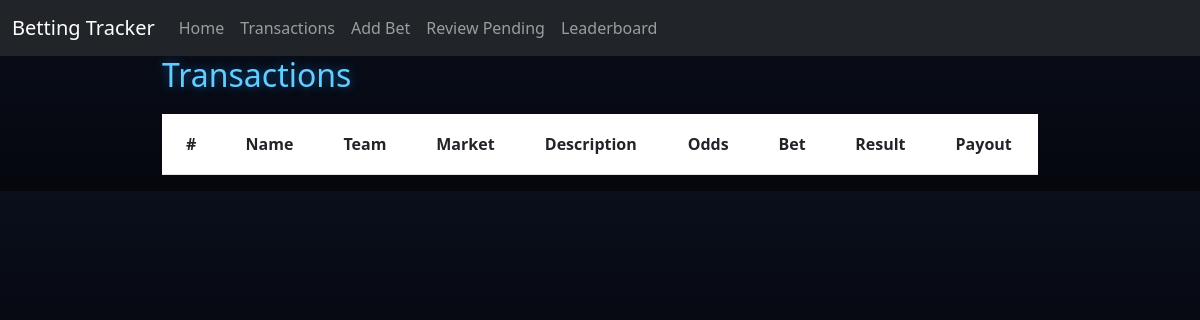
The page /review on the database as committed earlier.
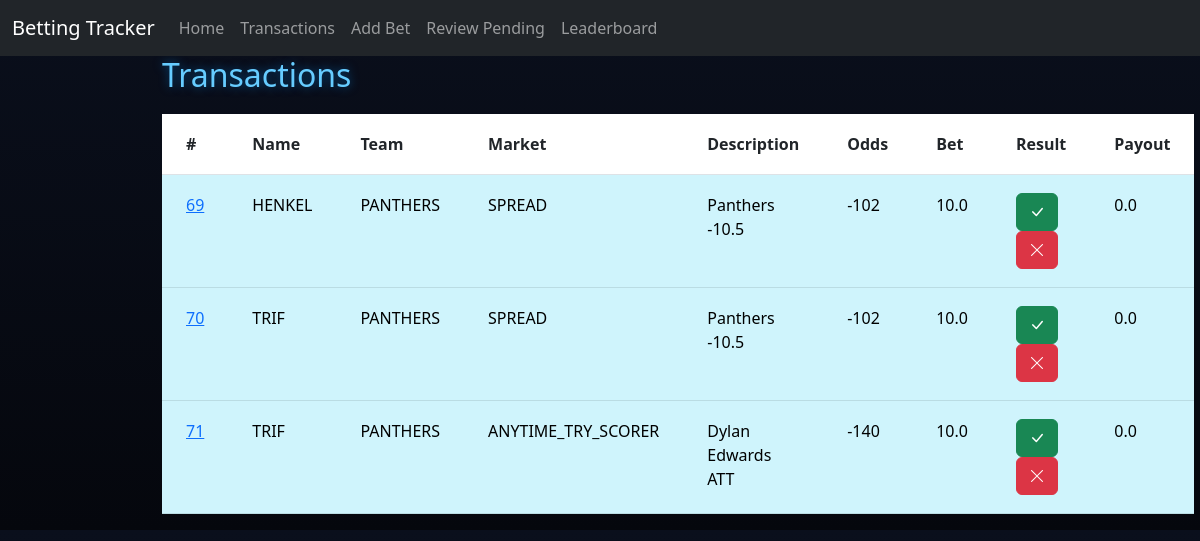
The same page on the database as committed later.
### tables this page shows
CREATE TABLE Transactions (
                            ID INTEGER PRIMARY KEY AUTOINCREMENT,
                            PlayerID INTEGER,
                            Team TEXT,
                            BetType TEXT,
                            Description TEXT,
                            Odds INTEGER,
                            AmountBet REAL,
                            Status TEXT,
                            AmountWon REAL,
                            FOREIGN KEY(PlayerID) REFERENCES Players(ID)
                        );

CREATE TABLE Players (
                        ID INTEGER PRIMARY KEY AUTOINCREMENT,
                        Name TEXT,
                        BetsPlaced INTEGER,
                        SuccessRate REAL,
                        Bank REAL
                    );

### app.py (the view, shortened to what this page needs)
@app.route("/review", methods=["GET", "POST"])
def review():
    db = get_db(DB)
    pending = db.execute("""
        SELECT Transactions.*, Players.Name
        FROM Transactions
        JOIN Players ON Players.ID = Transactions.PlayerID
        WHERE Status = 'Pending'
    """).fetchall()
    return render_template("review.html", transactions=pending)

### app.py (called while the page is built)
def get_db(DB):
    try:
        db = sqlite3.connect(DB)
        return db
    except sqlite3.Error as e:
        print(f"Error opening database: {e}")
        return None

### templates/review.html (shortened to what this page needs)
{% extends "base.html" %}
{% block content %}
<h2>Transactions</h2>
<table class="table transaction-table">
    <tr>
        <th>#</th>
        <th>Name</th>
        <th>Team</th>
        <th>Market</th>
        <th>Description</th>
        <th>Odds</th>
        <th>Bet</th>
        <th>Result</th>
        <th>Payout</th>
    </tr>
    {% for p in transactions %}
    <tr class="table-info">
        <td>
            <a href="{{ url_for('player', id=p[0]) }}">
                {{ p[0] }}
            </a>
        </td>
        <td>{{ p[9] }}</td>
        <td>{{ p[2] }}</td>
        <td>{{ p[3] }}</td>
        <td>{{ p[4] }}</td>
        <td>{{ p[5] }}</td>
        <td>{{ p[6] }}</td>
        <td>
            <form method="POST" action="{{ url_for('review') }}" style="display:inline;">
                <button class="btn btn-success">
                    <i class="bi bi-check-lg"></i>
                </button>
            </form>
            <form method="POST" action="{{ url_for('review') }}" style="display:inline;">
                <button class="btn btn-danger">
                    <i class="bi bi-x-lg"></i>
                </button>
            </form>
        </td>
        <td>{{ p[8] }}</td>
    </tr>
    {% endfor %}
</table>
{% endblock %}

### templates/base.html (shortened to what this page needs)
<!DOCTYPE html>
<html lang="en">
<head>
<link href="https://cdn.jsdelivr.net/npm/bootstrap@5.3.0/dist/css/bootstrap.min.css" rel="stylesheet">
<link rel="stylesheet" href="https://cdn.jsdelivr.net/npm/bootstrap-icons@1.11.1/font/bootstrap-icons.css">
</head>
<body>
<nav class="navbar navbar-expand-lg navbar-dark bg-dark">
    <div class="container-fluid">
        <a class="navbar-brand" href="/">Betting Tracker</a>
    <div class="collapse navbar-collapse">
        <ul class="navbar-nav me-auto mb-2 mb-lg-0">
            <li class="nav-item">
                <a class="nav-link" href="/">Home</a>
            </li>
            <li class="nav-item">
                <a class="nav-link" href="/transactions">Transactions</a>
            </li>
            <li class="nav-item">
                <a class="nav-link" href="/add">Add Bet</a>
            </li>
            <li class="nav-item">
                <a class="nav-link" href="/review">Review Pending</a>
            </li>
            <li class="nav-item">
                <a class="nav-link" href="/leaderboard">Leaderboard</a>
            </li>
        </ul>
    </div>
</div>
</nav>
<div class="container">
    {% block content %}
    {% endblock %}
</div>
</body>
</html>

### templates/base.html (style rules this page uses)
body { background: linear-gradient(to bottom, #0a0f1c, #05070d); color: white; font-family: 'Segoe UI', Tahoma, Geneva, Verdana, sans-serif; }
.container { max-width: 900px; }
h2 { margin-bottom: 20px; color: #66ccff; text-shadow: 0 0 10px rgba(0, 150, 255, 0.5); }
.transaction-table th, .transaction-table td { padding: 18px 24px; }

Rows that differ between the two databases and show on the page:
added Transactions: ID "69", Name "HENKEL", Team "PANTHERS", BetType "SPREAD", Description "Panthers -10.5", Odds "-102", AmountBet "10.0", AmountWon "0.0"
added Transactions: ID "70", Name "TRIF", Team "PANTHERS", BetType "SPREAD", Description "Panthers -10.5", Odds "-102", AmountBet "10.0", AmountWon "0.0"
added Transactions: ID "71", Name "TRIF", Team "PANTHERS", BetType "ANYTIME_TRY_SCORER", Description "Dylan Edwards ATT", Odds "-140", AmountBet "10.0", AmountWon "0.0"
